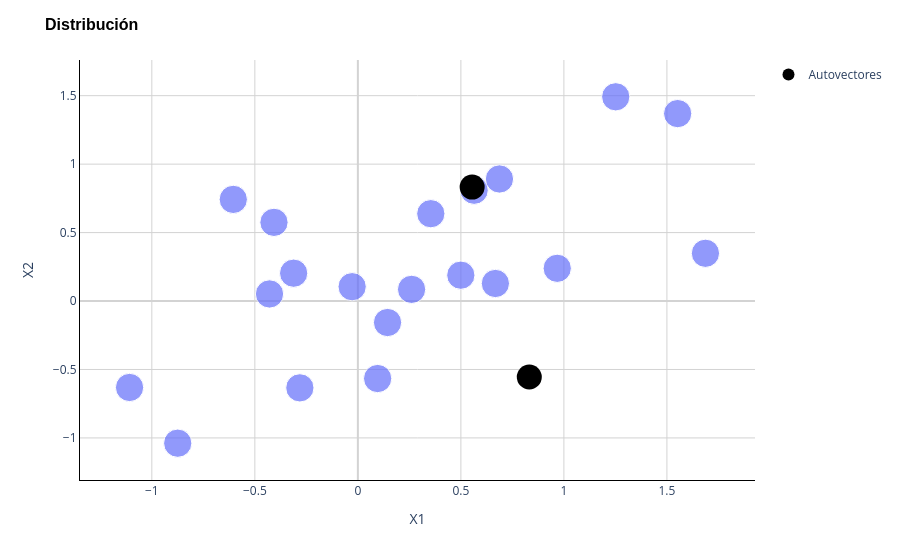

Notebook cell for this chart:
### Markdown cell above
Graficar los datos y los autovectores. Añadir al mismo gráfico los datos proyectados en el primer componente y proyectados a las segunda componente (sugerencia: usar la funcion eigen).

### Code cell
# Existing scatter plot
figure = px.scatter(
    x=sample[:, 0],
    y=sample[:, 1],
    size=[1] * sample.shape[0]
)

# Add another scatter plot with cross markers
figure.add_scatter(
    x=eigenvectors[:, 0],
    y=eigenvectors[:, 1],
    mode='markers',
    marker=dict(size=25, color='black'),
    name='Autovectores'
)

# Update layout
figure.update_layout(
    title='Distribución',
    title_font=dict(size=16, family='Arial', color='black', weight='bold'),
    xaxis_title='X1',
    yaxis_title='X2',
    plot_bgcolor='white',
    yaxis=dict(showgrid=True, gridcolor='LightGray', showline=True, linecolor='Black', zeroline=True, zerolinecolor='LightGray'),
    xaxis=dict(showgrid=True, gridcolor='LightGray', showline=True, linecolor='Black', zeroline=True, zerolinecolor='LightGray'),
)

figure.show()

### Figure 1 — Plotly figure (JSON) as saved in the notebook; plotly's stock layout.template omitted (floating-point values rounded to 4 significant figures)
{"data": [{"hovertemplate": "x=%{x}<br>y=%{y}<br>size=%{marker.size}<extra></extra>", "legendgroup": "", "marker": {"color": "#636efa", "size": [1, 1, 1, 1, 1, 1, 1, 1, 1, 1, 1, 1, 1, 1, 1, 1, 1, 1, 1, 1], "sizemode": "area", "sizeref": 0.0025, "symbol": "circle"}, "mode": "markers", "name": "", "orientation": "v", "showlegend": false, "type": "scatter", "x": [-0.6047, -0.2816, 0.5643, 0.2607, 0.09594, -0.8744, -0.3118, -0.4289, -1.108, 0.4997, 0.144, 1.252, 0.6675, 1.552, 1.687, -0.02779, 0.9676, -0.4072, 0.354, 0.6873], "xaxis": "x", "y": [0.7424, -0.6343, 0.8093, 0.08512, -0.5661, -1.038, 0.2033, 0.05173, -0.6314, 0.1888, -0.157, 1.492, 0.1281, 1.369, 0.3487, 0.1047, 0.239, 0.5746, 0.638, 0.8915], "yaxis": "y"}, {"marker": {"color": "black", "size": 25}, "mode": "markers", "name": "Autovectores", "type": "scatter", "x": [0.8321, 0.5547], "y": [-0.5547, 0.8321]}], "layout": {"legend": {"itemsizing": "constant", "tracegroupgap": 0}, "margin": {"t": 60}, "plot_bgcolor": "white", "title": {"font": {"color": "black", "family": "Arial", "size": 16, "weight": "bold"}, "text": "Distribución"}, "xaxis": {"anchor": "y", "domain": [0, 1], "gridcolor": "LightGray", "linecolor": "Black", "showgrid": true, "showline": true, "title": {"text": "X1"}, "zeroline": true, "zerolinecolor": "LightGray"}, "yaxis": {"anchor": "x", "domain": [0, 1], "gridcolor": "LightGray", "linecolor": "Black", "showgrid": true, "showline": true, "title": {"text": "X2"}, "zeroline": true, "zerolinecolor": "LightGray"}}}
